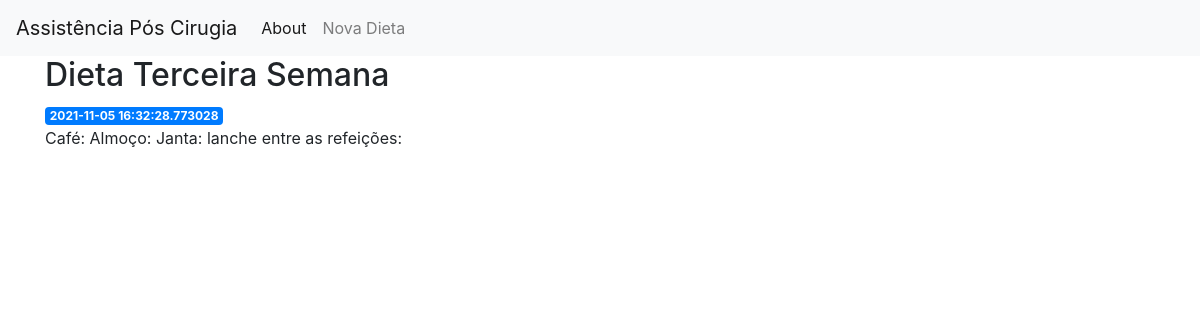
Page /6 on the committed database.
### app.py (models this page shows)
class Posts(db.Model):
    id = db.Column(db.Integer, primary_key=True)
    created = db.Column(db.DateTime, default=datetime.datetime.utcnow)
    title = db.Column(db.String(80), nullable=False)
    content = db.Column(db.String(200), nullable=False)

### app.py (the view)
@app.route('/<int:post_id>')
def post(post_id):
    post = get_post(post_id)
    return render_template('post.html', post=post)

### app.py (called while the page is built)
def get_post(post_id):
    post = Posts.query.filter_by(id=post_id).first()
    if post is None:
        abort(404)
    return post

### templates/post.html
{% extends 'base.html' %}
{% block content %}
    <h2>{% block title %} {{ post['title'] }} {% endblock %}</h2>
    <span class="badge badge-primary">{{ post['created'] }}</span>
    <p>{{ post['content'] }}</p>
{% endblock %}

### rows in the picture
Posts: title "Dieta Terceira Semana", created "2021-11-05 16:32:28.773028", content "Café: Almoço: Janta: lanche entre as refeições:"
